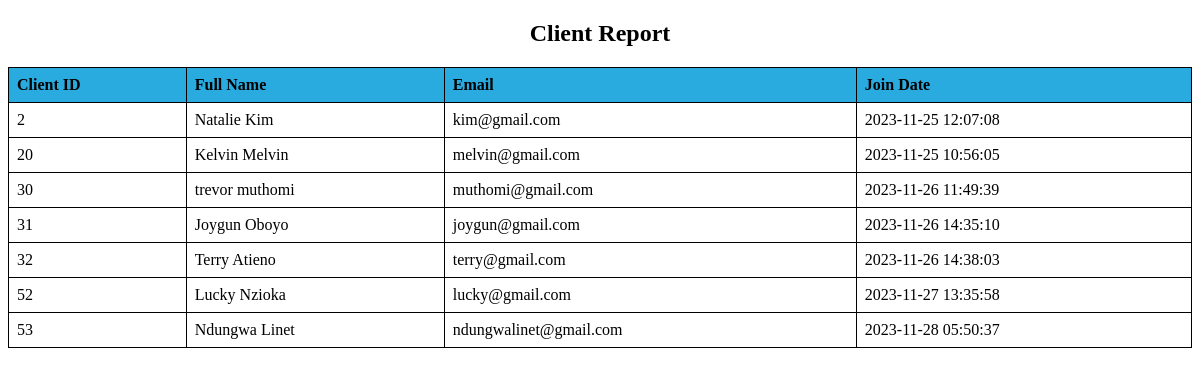
The app's page /admin/client_report.php with its own data.
### tables this page shows
CREATE TABLE `client` (
  `client_id` int(11) NOT NULL,
  `full_name` varchar(255) NOT NULL,
  `email` varchar(50) NOT NULL,
  `phone` int(50) NOT NULL,
  `home_address` varchar(255) NOT NULL,
  `password` varchar(50) NOT NULL,
  `date` timestamp NOT NULL DEFAULT current_timestamp() ON UPDATE current_timestamp()
);

### admin/client_report.php (the view, shortened to what this page needs)
<?php
require_once './includes/conn1.php';
$query = $conn->query("SELECT * FROM client") or die(mysqli_error());
?>
<!DOCTYPE html>
<html>
<head>
</head>
<body>
<div class="ts-main-content">
    <div class="content-wrapper">
        <center><h2 class="page-title">Client Report</h2></center>
        <div class="col-md-12 post-div mx-auto">
            <table border="1">
                <thead>
                <tr>
                    <th>Client ID</th>
                    <th>Full Name</th>
                    <th>Email</th>
                    <th>Join Date</th>
                </tr>
                </thead>
                <tbody>
                <?php while ($row = $query->fetch_assoc()) : ?>
                    <tr>
                        <td><?php echo $row['client_id']; ?></td>
                        <td><?php echo $row['full_name']; ?></td>
                        <td><?php echo $row['email']; ?></td>
                        <td><?php echo $row["date"]; ?></td>
                    </tr>
                <?php endwhile; ?>
                </tbody>
            </table>
        </div>
    </div>
</div>
</body>
</html>

### admin/client_report.php (style rules this page uses)
table { border-collapse: collapse; width: 100%; }
th, td { border: 1px solid black; padding: 8px; text-align: left; }
th { background-color: #29abe0; }

### records on screen
client: client_id "2", full_name "Natalie Kim", email "kim@gmail.com", date "2023-11-25 12:07:08"
client: client_id "20", full_name "Kelvin Melvin", email "melvin@gmail.com", date "2023-11-25 10:56:05"
client: client_id "30", full_name "trevor muthomi", email "muthomi@gmail.com", date "2023-11-26 11:49:39"
client: client_id "31", full_name "Joygun Oboyo", email "joygun@gmail.com", date "2023-11-26 14:35:10"
client: client_id "32", full_name "Terry Atieno", email "terry@gmail.com", date "2023-11-26 14:38:03"
client: client_id "52", full_name "Lucky Nzioka", email "lucky@gmail.com", date "2023-11-27 13:35:58"
client: client_id "53", full_name "Ndungwa Linet", email "ndungwalinet@gmail.com", date "2023-11-28 05:50:37"
